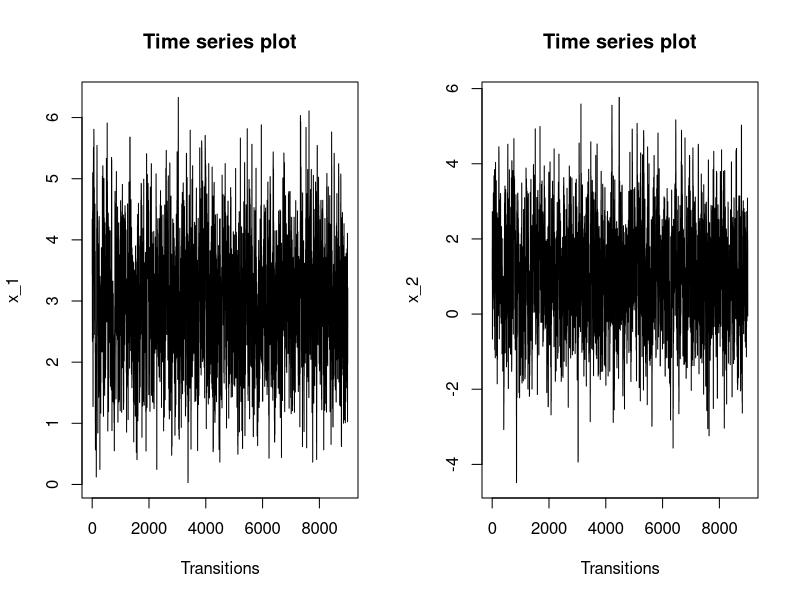
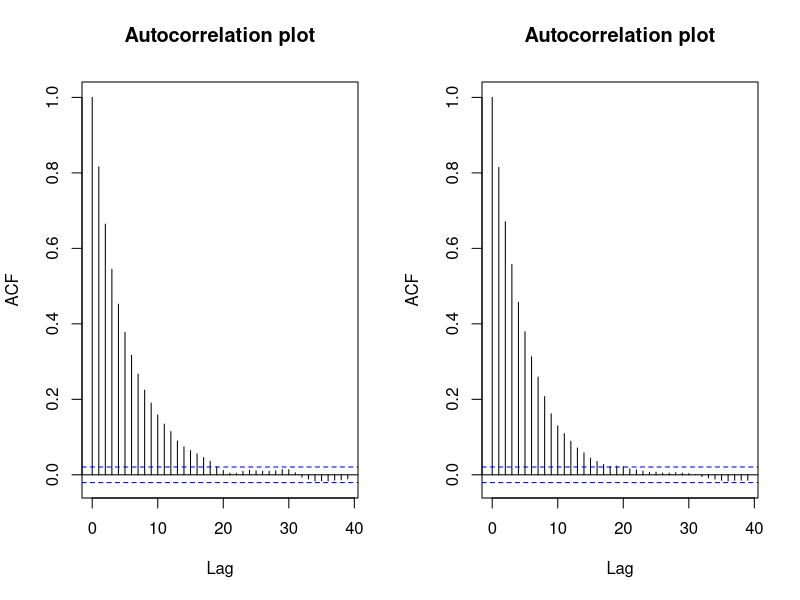
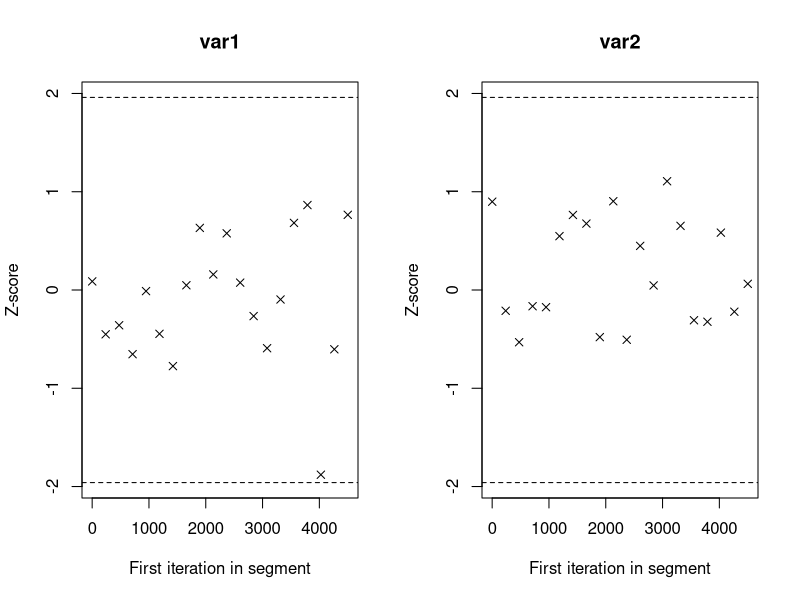
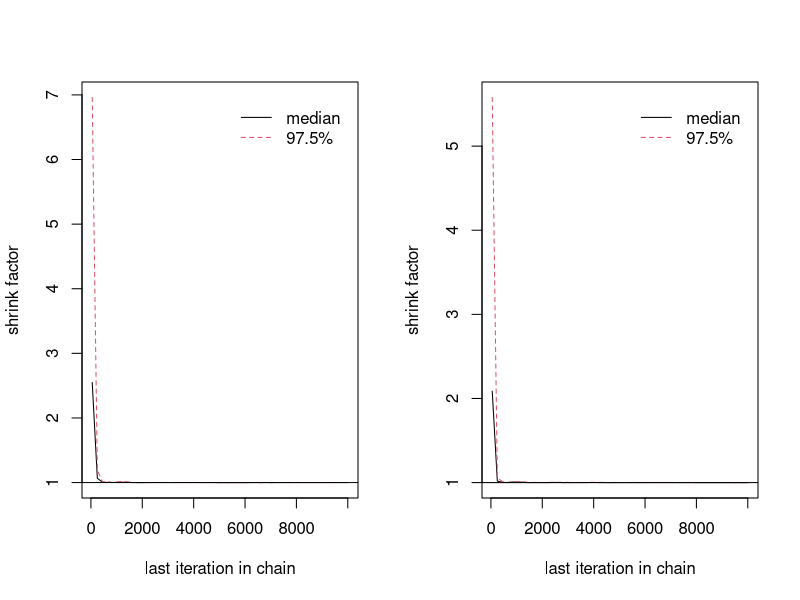

Here is the R script that generated these plots, in order:
# CHAPTER   10 - Convergence Diagnostics

# PROGRAM   10 - Bivariate Normal Example (Convergence Tests)

# SUMMARY 
# In this program we use the Metropolis-Hastings algorithm to obtain a series of
# observations drawn from the bivariate normal distribution defined by
#     \mu = (3,1)
#     \Sigma =   1.0  -0.5
#               -0.5   2.0
#
# The program is structured as follows.
#
# Section 1:
# Defining a function / macro that will facilitate the operations of the
# Metropolis-Hastings algorithm.
#
# Section 2:
# Running the function produced in the previous section and analyzing results
#
# Section 3:
# Obtaining Summary statistics using functions from the Coda package
#
# Section 4:
# Performing the Geweke time series diagnostic test
#
# Section 5:
# Performing the Gelman & Rubin multiple sequence diagnostic test
#
# Section 6:
# Performing the Heidelberger & Welch diagnostic test




# Clear all variables before starting
rm(list = ls())


# Calling required packages
library(coda)
library(mvtnorm)



# SECTION 1 #
#------------------------------------------------------------------------------#
# Defining a function / macro that will facilitate the operations of the
# Metropolis-Hastings algorithm. Parameter definitions:

    # n -> Number of iterations
    # a -> Defines 1st element of the initializing vector X^(0) = (a,b)
    # b -> Defines 2nd element of the initializing vector X^(0) = (a,b)


# 1.1a - Define the mean vector and covariance matrix of the target bivariate
# normal distribution
mu.vector <- c(3, 1)                              # Create vector
variance.matrix <- cbind(c(1, -0.5), c(-0.5, 2))  # Create matrix


# 1.2 - Defining the function that will facilitate the MH algorithm
MHbvn <- function(n, a, b){
  
  # 1.2a - Create empty output matrix (xbvn) and empty output vector (accepted)
  xbvn <- matrix(NA, nrow = n, ncol = 2)  # (n,2) matrix for output of chain
  accepted <- rep(NA,n)                   # vector of length n

  
  # 1.2b - Initialize the chain and over-write first row of the xbvn matrix
  initial <- c(a,b)
  xbvn[1,] <- initial
  accepted[1] <- 1
  

  # 1.1c - Obtain the elements of the sequence {X^(t)}_{t=2}^n
  for (i in 2:n){
      
      # 1.1c1 - Isolate current state
      current_state <- xbvn[i-1,]
      
      # 1.1c2 - Draw an observation from N( X_1^(t-1) , 1)
      x_1 <- rnorm(n = 1, mean = current_state[1], sd = 1)
      
      # 1.1c3 - Draw an observation from N( X_2^(t-1) , 2^0.5)
      x_2 <- rnorm(n = 1, mean = current_state[2], sd = 2^0.5)
      
      # 1.1c4 - Combine x_1 and x_2 into a vector
      proposed_state <- c(x_1, x_2)
      
      # 1.1c5 - Define acceptance ratio
      r <-  dmvnorm(proposed_state, mu.vector, variance.matrix)  /
            dmvnorm(current_state,  mu.vector, variance.matrix)
      
      # 1.1c6 - Define acceptance probability
      aprob <- min(1, r, na.rm = T)
      
      # 1.1c7 - Define uniform random variable
      u <- runif(1)
      
      # 1.1c8 - Determine if proposed state is accepted or rejected
      # If acceptance probability >= uniform random variable, accept proposed state
      # If acceptance probability <  uniform random variable, reject proposed state
      if (aprob >= u) xbvn[i,] <- proposed_state
      if (aprob <  u) xbvn[i,] <- current_state
      
      # 1.1c9 - Append result to accepted vector
      # If acceptance probability >= uniform random variable, accept proposed state
      # If acceptance probability <  uniform random variable, reject proposed state
      if (aprob >= u) accepted[i] <- 1
      if (aprob <  u) accepted[i] <- 0
      }
  
  
  # 1.1d - Return the matrix named 'xbvn' and the vector named 'accepted'
  return(list(xbvn=xbvn, accepted=accepted))
  
}

      # There are two outputs of this function / macro:
      # $xbvn     -  A list of all the 2d-elements produced in the chain
      # $accepted -  A binary list of whether each proposed state was accepted or 
      #              rejected in each iteration




# SECTION 2 #
#------------------------------------------------------------------------------#
# Running the function produced in the previous section and analyzing results

# 2.1a - Define burn-in and number of elements of the chain to use after the
# burn-in has occurred.
burnin  <- 1000
mcmc    <- 9000


# 2.1b - Running the function
set.seed(12345)
MHresult <- MHbvn(burnin + mcmc, a=0 , b=0)


# 2.1c - Specify the acceptance rate
acceptance_rate <- mean(MHresult$accepted)
acceptance_rate


# 2.1d - Refining the elements of the chain produced by the Metropolis-Hastings
# algorithm to just the elements after the burn-in
post_burn <- tail(MHresult$xbvn, mcmc)



# 2.1e - Splitting the output matrix into vectors
post_burn_x1 <- post_burn[,1]
post_burn_x2 <- post_burn[,2]



# 2.1f - Creating time series plots
want_elements <- (1):(mcmc)
par(mfrow=c(1,2))

plot(want_elements, post_burn_x1, 
     type = "l", main = "Time series plot", xlab = "Transitions", ylab = "x_1")

plot(want_elements, post_burn_x2, 
     type = "l", main = "Time series plot", xlab = "Transitions", ylab = "x_2")



# 2.1g - Creating auto-correlation plots
par(mfrow=c(1,2))
acf(post_burn_x1, main = "Autocorrelation plot")
acf(post_burn_x2, main = "Autocorrelation plot")



# 2.1h - Obtain the mean of the sample of observations produced
mean_vector <- c( mean(post_burn_x1), mean(post_burn_x2) )
mean_vector



# 2.1i - Obtain covariance matrix of the sample of observations produced
cov_matrix <- cov(post_burn)
cov_matrix





# SECTION 3 #
#------------------------------------------------------------------------------#
# Obtaining Summary statistics using functions from the Coda package

# 3.1a - Convert the chain into an MCMC object, using the coda package function
post_burn0 <- mcmc(post_burn)

# 3.1b - Produce summary statistics
summary(post_burn0)




# SECTION 4 #
#------------------------------------------------------------------------------#
# Performing the Geweke time series diagnostic test

# 4.1a - Performing the Geweke test
geweke.diag(post_burn0)

# 4.1b - Creating Geweke plots
geweke.plot(post_burn0)




# SECTION 5 #
#------------------------------------------------------------------------------#
# Performing the Gelman & Rubin multiple sequence diagnostic test

# 5.1a - Producing several different chains and specifying them to be 
# mcmc objects
set.seed(12345)
MHresult1 <- MHbvn(burnin + mcmc, a=0 , b=0)
chain1 <- mcmc( MHresult1$xbvn )

set.seed(12345)
MHresult2 <- MHbvn(burnin + mcmc, a=-5 , b=-5)
chain2 <- mcmc( MHresult2$xbvn )

set.seed(12345)
MHresult3 <- MHbvn(burnin + mcmc, a=10 , b=10)
chain3 <- mcmc( MHresult3$xbvn )

set.seed(12345)
MHresult4 <- MHbvn(burnin + mcmc, a=-20 , b=-20)
chain4 <- mcmc( MHresult4$xbvn )



# 5.1b - Combining the chains into an mcmc.list
gel_rub_list <- mcmc.list( list(chain1, chain2, chain3, chain4 ) )


# 5.1c - Conducting the Gelman & Rubin multiple sequence diagnostic test
gelman.diag(gel_rub_list)


# 5.1d - Producing Gelman-Rubin plots
gelman.plot(gel_rub_list)




# SECTION 6 #
#------------------------------------------------------------------------------#
# Performing the Heidelberger & Welch diagnostic test for convergence

# 6.1a - Converting the MHresult$xbvn chain to an mcmc object (Heidelberger &
# Welch test must be run on the whole chain)
heidelchain <- mcmc(MHresult$xbvn)

# 6.1b - Conducting the Heidelberger & Welch diagnostic test
heidel.diag(heidelchain, eps = 0.1, pvalue = 0.05)
